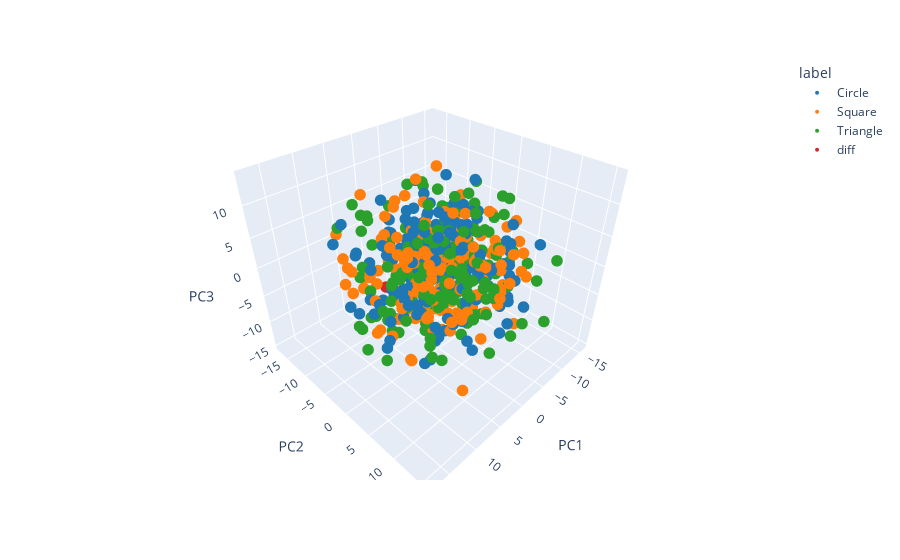

The cell this chart's notebook holds for it:
### Code cell
latent_vectors = np.append(latent_vectors, [latent_vector], axis=0)
df_sample.loc[len(df_sample.index)] = {"image": diff_image_path, "label": "diff", "mean": mean, "std": std}

# Reduce to 3 dimensions
pca = PCA(n_components=3)
reduced_data = pca.fit_transform(latent_vectors)

# create new df
df_pca = pd.DataFrame(reduced_data, columns=["PC1", "PC2", "PC3"])
# place label at first column
df_pca["label"] = df_sample["label"].values

plot_interactive_latent_space(df_pca)

### Figure 1 — Plotly figure (JSON) as saved in the notebook; plotly's stock layout.template omitted (floating-point values rounded to 4 significant figures; data arrays with more than 128 entries replaced by an {"elided": "..."} marker saying what was removed)
{"data": [{"hovertemplate": "label=Circle<br>PC1=%{x}<br>PC2=%{y}<br>PC3=%{z}<extra></extra>", "legendgroup": "Circle", "marker": {"color": "#1F77B4", "size": 4, "symbol": "circle"}, "mode": "markers", "name": "Circle", "scene": "scene", "showlegend": true, "type": "scatter3d", "x": {"elided": "200 float values"}, "y": {"elided": "200 float values"}, "z": {"elided": "200 float values"}}, {"hovertemplate": "label=Square<br>PC1=%{x}<br>PC2=%{y}<br>PC3=%{z}<extra></extra>", "legendgroup": "Square", "marker": {"color": "#FF7F0E", "size": 4, "symbol": "circle"}, "mode": "markers", "name": "Square", "scene": "scene", "showlegend": true, "type": "scatter3d", "x": {"elided": "200 float values"}, "y": {"elided": "200 float values"}, "z": {"elided": "200 float values"}}, {"hovertemplate": "label=Triangle<br>PC1=%{x}<br>PC2=%{y}<br>PC3=%{z}<extra></extra>", "legendgroup": "Triangle", "marker": {"color": "#2CA02C", "size": 4, "symbol": "circle"}, "mode": "markers", "name": "Triangle", "scene": "scene", "showlegend": true, "type": "scatter3d", "x": {"elided": "200 float values"}, "y": {"elided": "200 float values"}, "z": {"elided": "200 float values"}}, {"hovertemplate": "label=diff<br>PC1=%{x}<br>PC2=%{y}<br>PC3=%{z}<extra></extra>", "legendgroup": "diff", "marker": {"color": "#D62728", "size": 4, "symbol": "circle"}, "mode": "markers", "name": "diff", "scene": "scene", "showlegend": true, "type": "scatter3d", "x": [3.388], "y": [-8.226], "z": [-5.993]}], "layout": {"legend": {"title": {"text": "label"}, "tracegroupgap": 0}, "margin": {"t": 60}, "scene": {"domain": {"x": [0, 1], "y": [0, 1]}, "xaxis": {"title": {"text": "PC1"}}, "yaxis": {"title": {"text": "PC2"}}, "zaxis": {"title": {"text": "PC3"}}}}}
